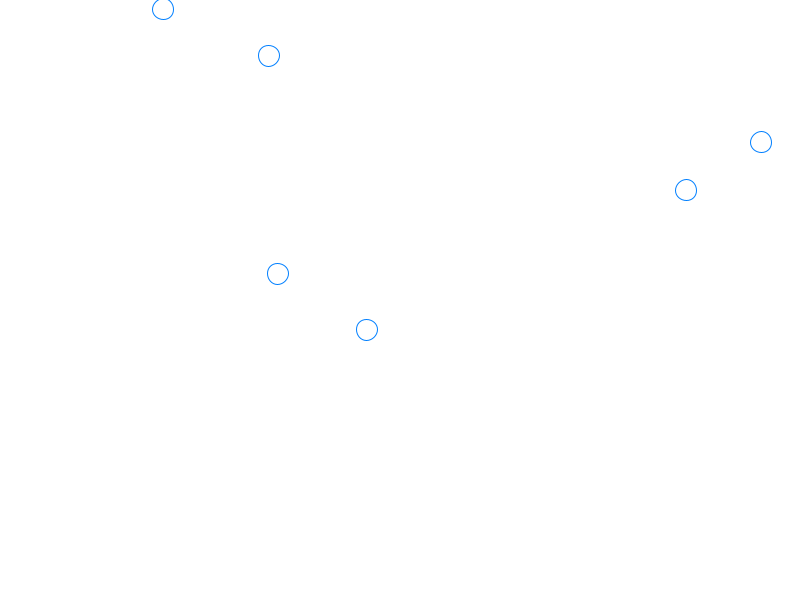
Frame 1 (no input)
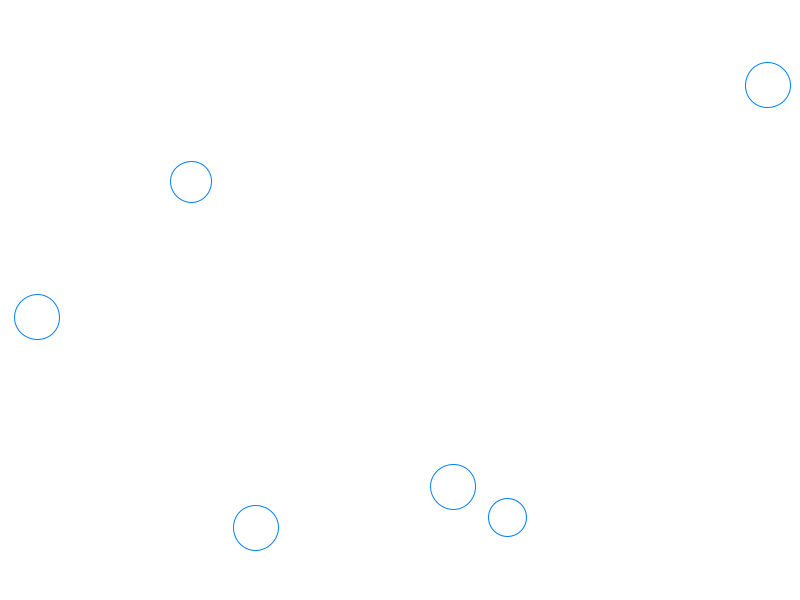
Frame 60 (the mouse pressed at the canvas centre just before this capture)
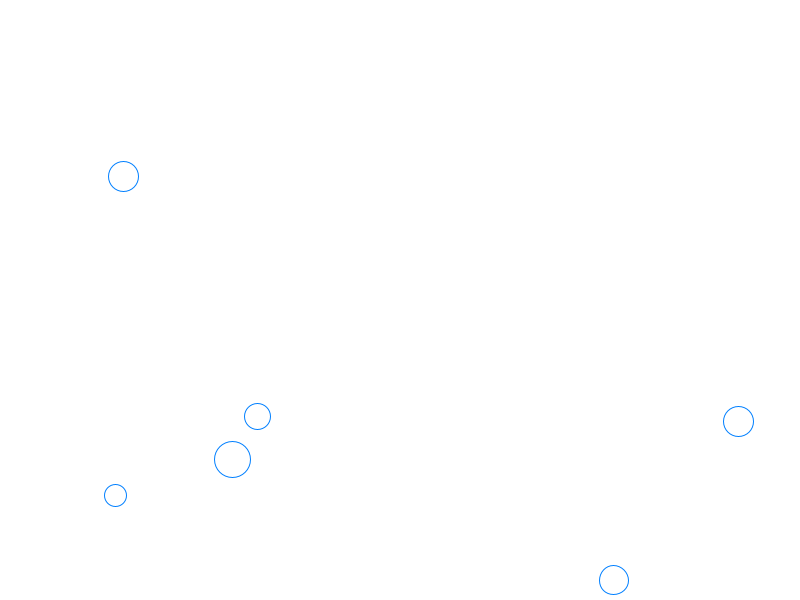
Frame 120 (the mouse held since frame 60 and released just before this capture)

The Processing sketch that drew these frames (run headless with seeded random() and noise(); from frame 60 on, the mouse is pressed at the canvas centre):

// Processing sketch: rain
// ── rain.pde
int NUM = 7;
PVector[] size = new PVector[NUM];
PVector[] location = new PVector[NUM];
PVector[] velocity = new PVector[NUM];
void setup() {
  size(800,600);
  frameRate(360);
  for(int i = 0; i < NUM; i++) {
     size[i] = new PVector(20,20);
     location[i] = new PVector(random(width),random(height));
     velocity[i] = new PVector(1,1);
  }
}

void draw() {
  background(255);
  stroke(0,127,255);
  fill(255,255,255,0);
  for(int i = 1; i < NUM; i++) {
    float max = random(50,100);
    if(size[i].x < max) {
      size[i].add(velocity[i]);
      ellipse(location[i].x,location[i].y,size[i].x,size[i].y);
    } else {
      location[i] = new PVector(random(width),random(height));
      size[i] = new PVector(20,20);
    }
  }
}
